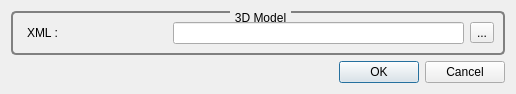
<?xml version="1.0" encoding="UTF-8"?>
<ui version="4.0">
 <class>GvQDataLoaderDialog</class>
 <widget class="QDialog" name="GvQDataLoaderDialog">
  <property name="geometry">
   <rect>
    <x>0</x>
    <y>0</y>
    <width>516</width>
    <height>94</height>
   </rect>
  </property>
  <property name="windowTitle">
   <string>Dialog</string>
  </property>
  <property name="styleSheet">
   <string notr="true">QGroupBox
{
     background-color: qlineargradient(x1: 0, y1: 0, x2: 0, y2: 1,
                                       stop: 0 #E0E0E0, stop: 1 #FFFFFF);
     border: 2px solid gray;
     border-radius: 5px;
     margin-top: 1ex; /* leave space at the top for the title */
 }

 QGroupBox::title
{
	 subcontrol-origin: margin;
     subcontrol-position: top center; /* position at the top center */
     padding: 0 3px;
     /*background-color: qlineargradient(x1: 0, y1: 0, x2: 0, y2: 1,
                                       stop: 0 #DDDDDD, stop: 1 #FFFFFF);*/
     border-radius: 3px;
 }

QLabel
{
	border-radius: 4px;
	padding: 2px;
 }
</string>
  </property>
  <layout class="QGridLayout" name="gridLayout_2">
   <item row="0" column="0">
    <widget class="QGroupBox" name="groupBox">
     <property name="title">
      <string>3D Model</string>
     </property>
     <layout class="QGridLayout" name="gridLayout">
      <item row="0" column="0">
       <widget class="QLabel" name="label">
        <property name="text">
         <string>XML :</string>
        </property>
       </widget>
      </item>
      <item row="0" column="2" colspan="2">
       <widget class="QLineEdit" name="_3DModelLineEdit">
        <property name="enabled">
         <bool>true</bool>
        </property>
       </widget>
      </item>
      <item row="0" column="4">
       <widget class="QToolButton" name="_3DModelToolButton">
        <property name="text">
         <string>...</string>
        </property>
        <property name="icon">
         <iconset resource="../../../GigaVoxelsVoxelizer/Ui/resources.qrc">
          <normaloff>:/icons/Icons/fileopen.png</normaloff>:/icons/Icons/fileopen.png</iconset>
        </property>
       </widget>
      </item>
     </layout>
    </widget>
   </item>
   <item row="4" column="0">
    <widget class="QDialogButtonBox" name="buttonBox">
     <property name="orientation">
      <enum>Qt::Horizontal</enum>
     </property>
     <property name="standardButtons">
      <set>QDialogButtonBox::Cancel|QDialogButtonBox::Ok</set>
     </property>
    </widget>
   </item>
  </layout>
 </widget>
 <resources>
  <include location="../../../GigaVoxelsVoxelizer/Ui/resources.qrc"/>
  <include location="resources.qrc"/>
 </resources>
 <connections>
  <connection>
   <sender>buttonBox</sender>
   <signal>accepted()</signal>
   <receiver>GvQDataLoaderDialog</receiver>
   <slot>accept()</slot>
   <hints>
    <hint type="sourcelabel">
     <x>248</x>
     <y>254</y>
    </hint>
    <hint type="destinationlabel">
     <x>157</x>
     <y>274</y>
    </hint>
   </hints>
  </connection>
  <connection>
   <sender>buttonBox</sender>
   <signal>rejected()</signal>
   <receiver>GvQDataLoaderDialog</receiver>
   <slot>reject()</slot>
   <hints>
    <hint type="sourcelabel">
     <x>316</x>
     <y>260</y>
    </hint>
    <hint type="destinationlabel">
     <x>286</x>
     <y>274</y>
    </hint>
   </hints>
  </connection>
 </connections>
</ui>
